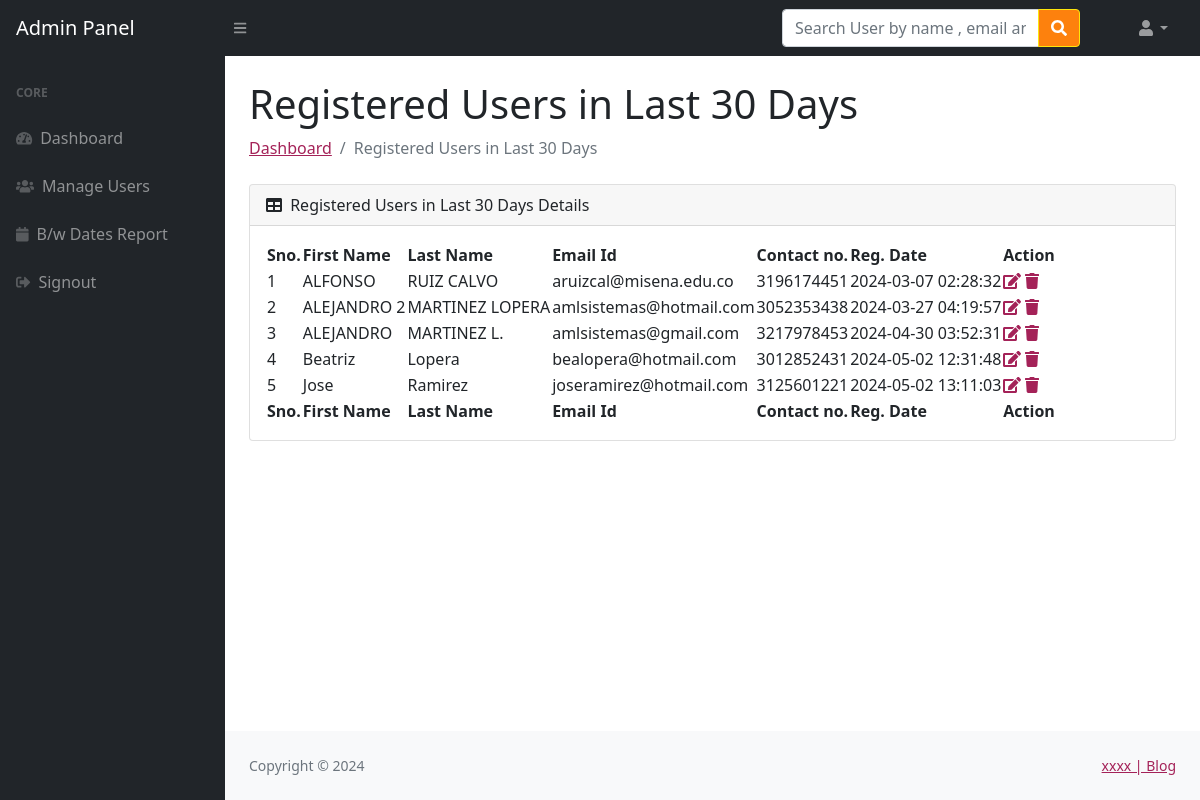
Page /registrar/admin/lastthirtyays-reg-users.php (signed in) on the committed database.
### tables this page shows
CREATE TABLE `users` (
  `id` int(11) NOT NULL,
  `fname` varchar(255) DEFAULT NULL,
  `lname` varchar(255) DEFAULT NULL,
  `email` varchar(255) DEFAULT NULL,
  `password` varchar(300) DEFAULT NULL,
  `contactno` varchar(11) DEFAULT NULL,
  `posting_date` timestamp NOT NULL DEFAULT current_timestamp()
);

### registrar/admin/lastthirtyays-reg-users.php (the view, shortened to what this page needs)
<?php session_start();
include_once('../includes/config.php');
if (strlen($_SESSION['adminid']==0)) {
  header('location:logout.php');
  } else{
   ?>
<!DOCTYPE html>
<html lang="en">
    <head>
        <link href="https://cdn.jsdelivr.net/npm/simple-datatables@latest/dist/style.css" rel="stylesheet" />
        <link href="../css/styles.css" rel="stylesheet" />
    </head>
    <body class="sb-nav-fixed">
      <?php include_once('includes/navbar.php');?>
        <div id="layoutSidenav">
         <?php include_once('includes/sidebar.php');?>
            <div id="layoutSidenav_content">
                <main>
                    <div class="container-fluid px-4">
                        <h1 class="mt-4">Registered Users in Last 30 Days </h1>
                        <ol class="breadcrumb mb-4">
                            <li class="breadcrumb-item"><a href="dashboard.php">Dashboard</a></li>
                            <li class="breadcrumb-item active">Registered Users in Last 30 Days </li>
                        </ol>
                        <div class="card mb-4">
                            <div class="card-header">
                                <i class="fas fa-table me-1"></i>
                          Registered Users in Last 30 Days  Details
                            </div>
                            <div class="card-body">
                                <table id="datatablesSimple">
                                    <thead>
                                        <tr>
                                             <th>Sno.</th>
                                  <th>First Name</th>
                                  <th> Last Name</th>
                                  <th> Email Id</th>
                                  <th>Contact no.</th>
                                  <th>Reg. Date</th>
                                  <th>Action</th>
                                        </tr>
                                    </thead>
                                    <tfoot>
                                        <tr>
                                             <th>Sno.</th>
                                  <th>First Name</th>
                                  <th> Last Name</th>
                                  <th> Email Id</th>
                                  <th>Contact no.</th>
                                  <th>Reg. Date</th>
                                  <th>Action</th>
                                        </tr>
                                    </tfoot>
                                    <tbody>
                                              <?php $ret=mysqli_query($con,"select * from users where date(posting_date)>=CURRENT_DATE()-30");
                              $cnt=1;
                              while($row=mysqli_fetch_array($ret))
                              {?>
                              <tr>
                              <td><?php echo $cnt;?></td>
                                  <td><?php echo $row['fname'];?></td>
                                  <td><?php echo $row['lname'];?></td>
                                  <td><?php echo $row['email'];?></td>
                                  <td><?php echo $row['contactno'];?></td>  <td><?php echo $row['posting_date'];?></td>
                                  <td>
                                     <a href="user-profile.php?uid=<?php echo $row['id'];?>">
                          <i class="fas fa-edit"></i></a>
                                     <a href="manage-users.php?id=<?php echo $row['id'];?>" onClick="return confirm('Do you really want to delete');"><i class="fa fa-trash" aria-hidden="true"></i></a>
                                  </td>
                              </tr>
                              <?php $cnt=$cnt+1; }?>
                                    </tbody>
                                </table>
                            </div>
                        </div>
                    </div>
                </main>
  <?php include('../includes/footer.php');?>
            </div>
        </div>
    </body>
</html>
<?php } ?>

### registrar/admin/includes/navbar.php (shortened to what this page needs)
<nav class="sb-topnav navbar navbar-expand navbar-dark bg-dark">
          <a class="navbar-brand ps-3" href="dashboard.php">Admin Panel</a>
          <button class="btn btn-link btn-sm order-1 order-lg-0 me-4 me-lg-0" id="sidebarToggle" href="#!"><i class="fas fa-bars"></i></button>
          <form class="d-none d-md-inline-block form-inline ms-auto me-0 me-md-3 my-2 my-md-0">
              <div class="input-group">
              </div>
          </form>
           <form class="d-none d-md-inline-block form-inline ms-auto me-0 me-md-5 my-5 my-md-0" method="post" action="search-result.php">
              <div class="input-group">
                  <input class="form-control" type="text" placeholder="Search User by name , email and contact number" title="Search User by name , email and contact number" aria-describedby="btnNavbarSearch" name="searchkey" />
                  <button class="btn btn-primary" id="btnNavbarSearch" type="submit" ><i class="fas fa-search"></i></button>
              </div>
          </form>
          <ul class="navbar-nav ms-auto ms-md-0 me-3 me-lg-4">
              <li class="nav-item dropdown">
                  <a class="nav-link dropdown-toggle" id="navbarDropdown" href="#" role="button" data-bs-toggle="dropdown" aria-expanded="false"><i class="fas fa-user fa-fw"></i></a>
              </li>
          </ul>
      </nav>

### registrar/admin/includes/sidebar.php
 <div id="layoutSidenav_nav">
               <nav class="sb-sidenav accordion sb-sidenav-dark" id="sidenavAccordion">
                   <div class="sb-sidenav-menu">
                       <div class="nav">
                           <div class="sb-sidenav-menu-heading">Core</div>
                           <a class="nav-link" href="dashboard.php">
                               <div class="sb-nav-link-icon"><i class="fas fa-tachometer-alt"></i></div>
                               Dashboard
                           </a>
                           <a class="nav-link" href="manage-users.php">
                               <div class="sb-nav-link-icon"><i class="fas fa-users"></i></div>
                               Manage Users
                           </a>
<a class="nav-link" href="bwdates-report-ds.php">
                               <div class="sb-nav-link-icon"><i class="fa fa-calendar"></i></div>
                               B/w Dates Report
                           </a>
                           <a class="nav-link" href="logout.php">
                               <div class="sb-nav-link-icon"><i class="fas fa-sign-out-alt"></i></div>
                               Signout
                           </a>
                       </div>
                   </div>
               </nav>
           </div>

### registrar/includes/footer.php
<div id="layoutAuthentication_footer">
             <footer class="py-4 bg-light mt-auto">
                 <div class="container-fluid px-4">
                     <div class="d-flex align-items-center justify-content-between small">
                         <div class="text-muted">Copyright &copy; <?php echo date('Y');?></div>
                         <div>
                             <a href="#" target="_blank">xxxx | Blog</a>
                         </div>
                     </div>
                 </div>
             </footer>
         </div>

### rows in the picture
users: fname "ALFONSO", lname "RUIZ CALVO", email "aruizcal@misena.edu.co", contactno "3196174451", posting_date "2024-03-07 02:28:32"
users: fname "ALEJANDRO 2", lname "MARTINEZ LOPERA", email "amlsistemas@hotmail.com", contactno "3052353438", posting_date "2024-03-27 04:19:57"
users: fname "ALEJANDRO", lname "MARTINEZ L.", email "amlsistemas@gmail.com", contactno "3217978453", posting_date "2024-04-30 03:52:31"
users: fname "Beatriz", lname "Lopera", email "bealopera@hotmail.com", contactno "3012852431", posting_date "2024-05-02 12:31:48"
users: fname "Jose", lname "Ramirez", email "joseramirez@hotmail.com", contactno "3125601221", posting_date "2024-05-02 13:11:03"
